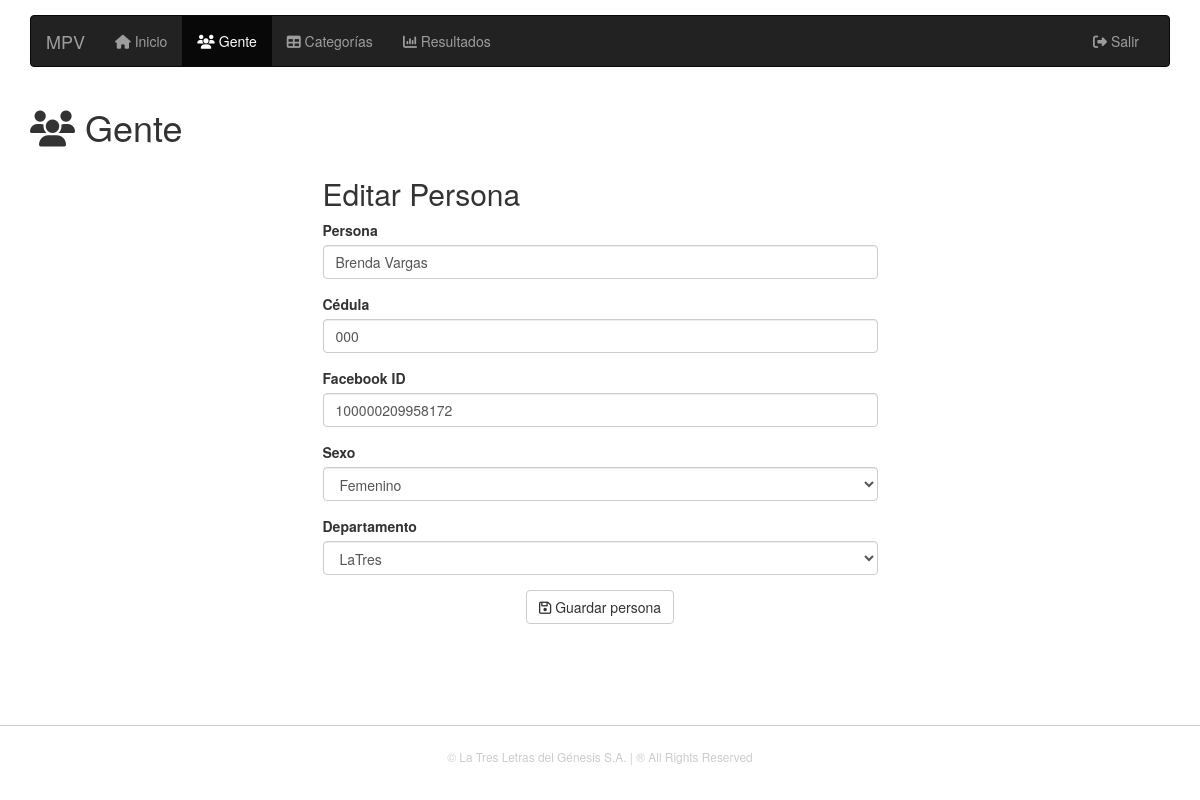
The app's page /admin/ppl-edit.php?id=2 (signed in) with its own data.
### tables this page shows
CREATE TABLE IF NOT EXISTS `users` (
  `uid` int(11) NOT NULL AUTO_INCREMENT,
  `uname` varchar(50) NOT NULL,
  `upass` varchar(50) NOT NULL,
  `ufb` varchar(100) DEFAULT NULL,
  `usex` int(11) NOT NULL,
  `udepartment` int(11) NOT NULL DEFAULT '1',
  `ustatus` int(11) NOT NULL DEFAULT '1',
  PRIMARY KEY (`uid`)
);

### admin/ppl-edit.php (the view, shortened to what this page needs)
<?php
require_once '-globals.php';
require_once '-session.php';
require_once '-head.php';
require_once '-nav.php';
$sth = $conn->prepare("SELECT users.* FROM users WHERE users.uid = :id");
$sth->bindParam(':id', $_REQUEST['id']);
$sth->execute();
$sth_rows = $sth->fetchAll(PDO::FETCH_CLASS);
$sthSex = $conn->prepare("SELECT sid AS _id, slabel AS _label FROM sex");
$sthSex->execute();
$sthSex_rows = $sthSex->fetchAll(PDO::FETCH_CLASS);
array_unshift($sthSex_rows, (object) array('_id' => '0', '_label' => 'Todos') );
$sthDepto = $conn->prepare("SELECT did AS _id, dlabel AS _label FROM department");
$sthDepto->execute();
$sthDepto_rows = $sthDepto->fetchAll(PDO::FETCH_CLASS);
array_unshift($sthDepto_rows, (object) array('_id' => '0', '_label' => 'Todos') );
?>
<div class="row"><div class="col-sm-12"><h1><i class="fa fa-users" aria-hidden="true"></i> Gente</h1></div></div>
<form action="ppl-edit-do.php" method="POST" class="row">
	<div class="col-sm-6 col-sm-offset-3">
		<h2>Editar Persona</h2>
		<div class="form-group">
			<label for="name_txt">Persona</label>
			<input type="text" class="form-control" id="name_txt" name="name_txt" placeholder="Nombre de la persona" value="<?php echo $sth_rows[0]->uname; ?>">
		</div>
		<div class="form-group">
			<label for="docid_txt">Cédula</label>
			<input type="text" class="form-control" id="docid_txt" name="docid_txt" placeholder="Cédula de la persona" value="<?php echo $sth_rows[0]->upass; ?>">
		</div>
		<div class="form-group">
			<label for="fbuid_txt">Facebook ID</label>
			<input type="text" class="form-control" id="fbuid_txt" name="fbuid_txt" placeholder="Facebook ID de la persona" value="<?php echo $sth_rows[0]->ufb; ?>">
		</div>
		<div class="form-group">
			<label for="sex_txt">Sexo</label>
			<select id="sex_txt" name="sex_txt" class="form-control"><?php echo getOption($sthSex_rows, $sth_rows[0]->usex); ?></select>
		</div>
		<div class="form-group">
			<label for="depto_txt">Departamento</label>
			<select id="depto_txt" name="depto_txt" class="form-control"><?php echo getOption($sthDepto_rows, $sth_rows[0]->udepartment); ?></select>
		</div>
		<div class="form-group text-center">
			<button class="btn btn-default" type="submit"><i class="fa fa-floppy-o" aria-hidden="true"></i> Guardar persona</button>
		</div>
	</div>
</form>
<?php
require_once '-foot.php'; ?>

### records on screen
users: name_txt "Brenda Vargas", docid_txt "000", fbuid_txt "100000209958172"

### other values on screen
form field sex_txt "Femenino"
form field depto_txt "LaTres"
